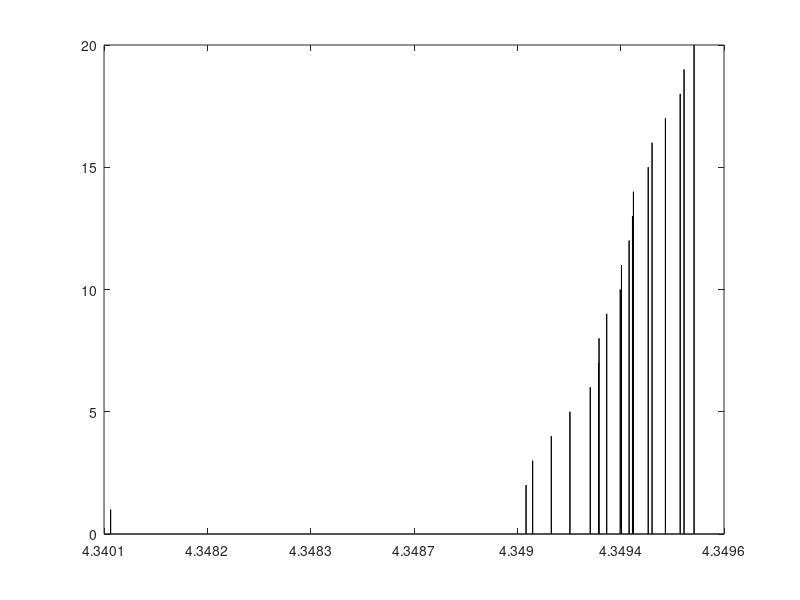
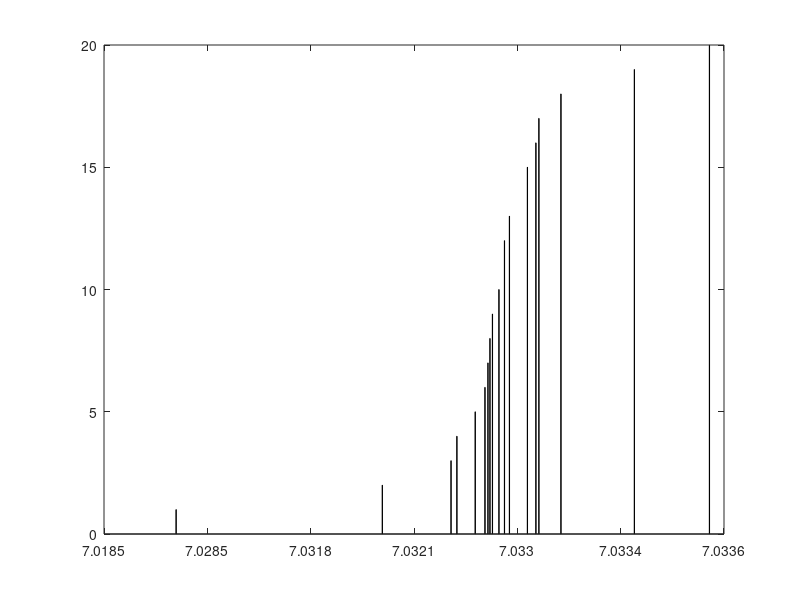
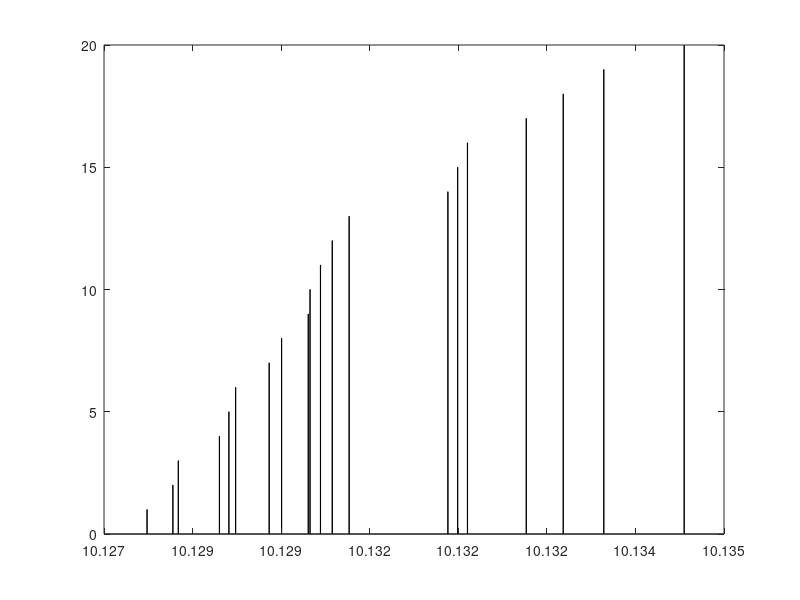

Reproduce these figures in MATLAB, in order.
load test_1_1.mat


for i=1:60
    data_rate_1_1(i,1)=(((20834-lost_packets_1_1(i,1))*8*1500)/time_1_1(i,1))/1000000;
end
data_rate_1_1 = sort(data_rate_1_1);

for i=0:20:40
    [valores_unicos, ind_unicos] = unique(data_rate_1_1(1+i:20+i));
    figure;
    bar(valores_unicos, ind_unicos,0.1,'k')
    set(gca,'XtickLabel',valores_unicos);
end


    
